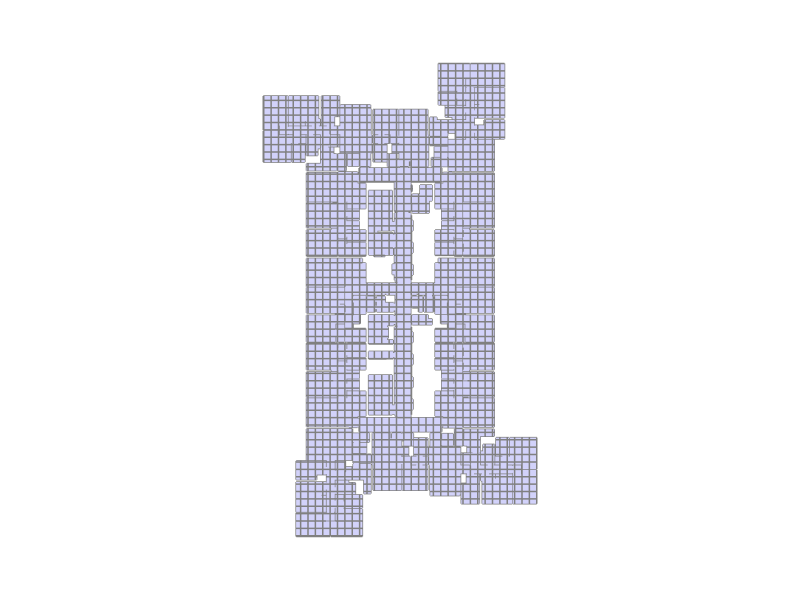

Source (notebook cell):
### Markdown cell above
## 8. Show the geometry and the grid

### Code cell
Topology.Show(gallery, grid,
              camera=[0,0,6],
              faceColor=[210,210,250],
              faceOpacity=1,
              edgeColor="grey",
              edgeWidth=3,
              showVertices=False,
              backgroundColor="white",
              width=800,height=600,
              renderer = renderer)

### Figure 1 — Plotly figure (JSON) as saved in the notebook; plotly's stock layout.template omitted (floating-point values rounded to 4 significant figures; data arrays with more than 128 entries replaced by an {"elided": "..."} marker saying what was removed)
{"data": [{"hoverinfo": "text", "hovertext": {"elided": "3768 str values"}, "legendgroup": "2", "legendrank": 2, "line": {"color": "#808080", "width": 3}, "mode": "lines", "name": "1: Untitled (Edges)", "showlegend": false, "type": "scatter3d", "x": {"elided": "3768 float values"}, "y": {"elided": "3768 float values"}, "z": {"elided": "3768 int values"}}, {"cmax": 1, "cmin": 0, "color": "#D2D2FA", "colorscale": [[0, "#440154"], [0.1111, "#482878"], [0.2222, "#3e4989"], [0.3333, "#31688e"], [0.4444, "#26828e"], [0.5556, "#1f9e89"], [0.6667, "#35b779"], [0.7778, "#6ece58"], [0.8889, "#b5de2b"], [1, "#fde725"]], "flatshading": true, "hoverinfo": "text", "hovertext": "", "i": {"elided": "1258 int values"}, "j": {"elided": "1258 int values"}, "k": {"elided": "1258 int values"}, "legendgroup": "3", "legendrank": 3, "lighting": {"facenormalsepsilon": 0}, "name": "1: Untitled (Faces)", "opacity": 1, "showlegend": false, "showscale": false, "text": "", "type": "mesh3d", "x": {"elided": "1256 float values"}, "y": {"elided": "1256 float values"}, "z": {"elided": "1256 int values"}}, {"hoverinfo": "text", "hovertext": {"elided": "2214 str values"}, "legendgroup": "5", "legendrank": 5, "line": {"color": "#808080", "width": 3}, "mode": "lines", "name": "2: Untitled (Edges)", "showlegend": false, "type": "scatter3d", "x": {"elided": "2214 float values"}, "y": {"elided": "2214 float values"}, "z": {"elided": "2214 int values"}}], "layout": {"autosize": true, "height": 600, "margin": {"b": 40, "l": 40, "r": 40, "t": 40}, "paper_bgcolor": "#FFFFFF", "plot_bgcolor": "#FFFFFF", "scene": {"aspectmode": "data", "camera": {"center": {"x": 0, "y": 0, "z": 0}, "eye": {"x": 0, "y": 0, "z": 6}, "projection": {"type": "perspective"}, "up": {"x": 0, "y": 0, "z": 1}}, "xaxis": {"visible": false}, "yaxis": {"visible": false}, "zaxis": {"visible": false}}, "showlegend": true, "width": 800, "xaxis": {"showgrid": false, "visible": false, "zeroline": false}, "yaxis": {"showgrid": false, "visible": false, "zeroline": false}}}
